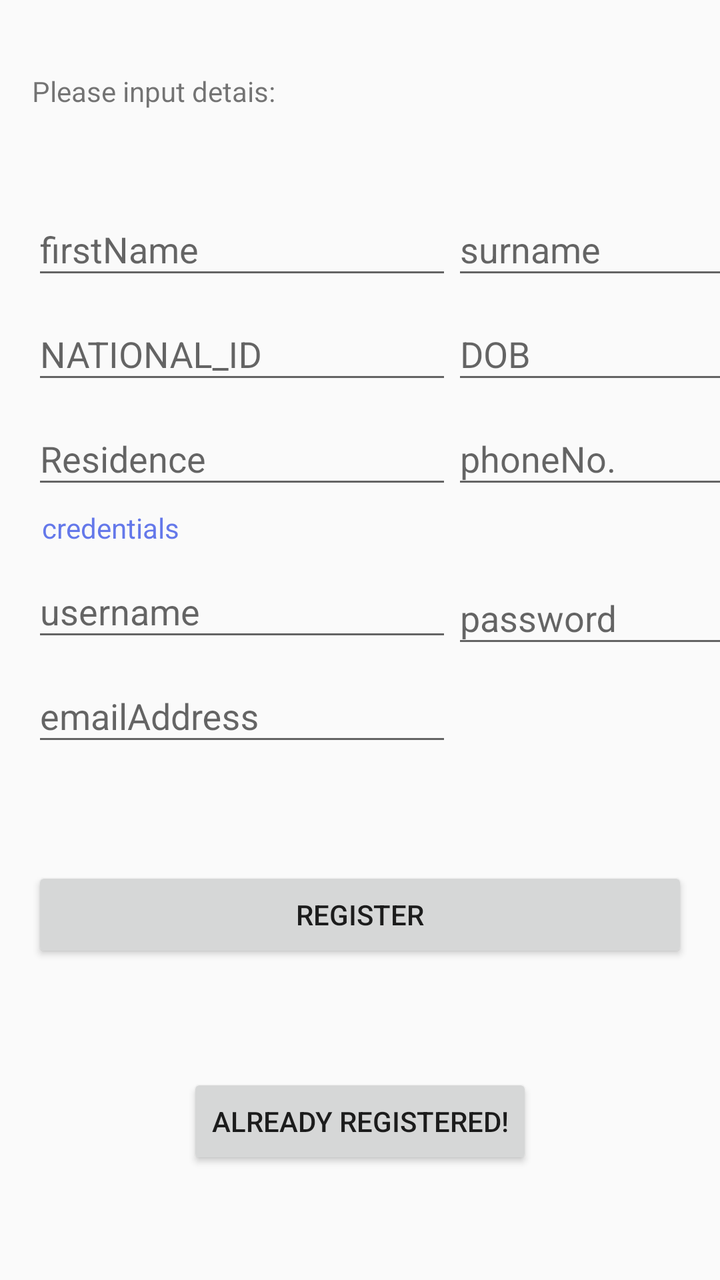
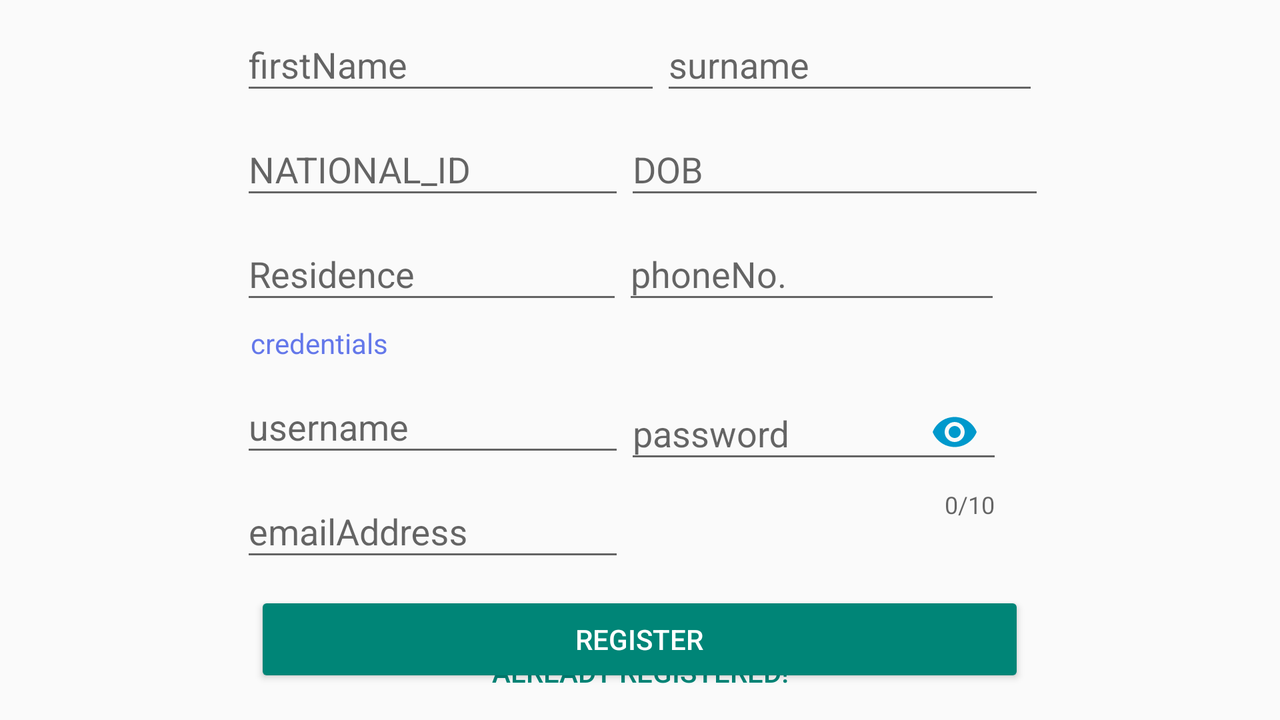

Compare how this app lays out the same screen by default and in its alternative resource folder. The renders come first, then the two layout files and the values they reference.
<!-- AndroidManifest.xml: application theme Theme.AppCompat.Light -->
<!-- res/layout/activity_register.xml -->
<?xml version="1.0" encoding="utf-8"?>
<androidx.constraintlayout.widget.ConstraintLayout xmlns:android="http://schemas.android.com/apk/res/android"
    xmlns:app="http://schemas.android.com/apk/res-auto"
    xmlns:tools="http://schemas.android.com/tools"
    android:id="@+id/relativeLayout6"
    android:layout_width="match_parent"
    android:layout_height="match_parent"
    tools:context=".Register">


    <androidx.constraintlayout.widget.ConstraintLayout
        android:id="@+id/constraintLayout2"
        android:layout_width="wrap_content"
        android:layout_height="303dp"
        android:layout_marginTop="75dp"
        app:layout_constraintStart_toStartOf="parent"
        app:layout_constraintTop_toTopOf="parent">

        <com.google.android.material.textfield.TextInputLayout
            android:id="@+id/first_name_inputlayout"
            android:layout_width="wrap_content"
            android:layout_height="wrap_content"
            app:layout_constraintStart_toStartOf="@id/guideline"
            app:layout_constraintTop_toTopOf="@+id/sec_name_inputLayout">

            <EditText
                android:id="@+id/first_name"
                android:layout_width="wrap_content"
                android:layout_height="wrap_content"
                android:ems="10"
                android:hint="firstName"
                android:inputType="textPersonName" />
        </com.google.android.material.textfield.TextInputLayout>

        <com.google.android.material.textfield.TextInputLayout
            android:id="@+id/residence_inputLayout"
            android:layout_width="wrap_content"
            android:layout_height="wrap_content"
            app:layout_constraintStart_toStartOf="@id/guideline"
            app:layout_constraintTop_toTopOf="@+id/tel_no_inputLayout">

            <EditText
                android:id="@+id/residence"
                android:layout_width="wrap_content"
                android:layout_height="wrap_content"
                android:ems="10"
                android:hint="Residence"
                android:inputType="textPersonName" />
        </com.google.android.material.textfield.TextInputLayout>

        <com.google.android.material.textfield.TextInputLayout
            android:id="@+id/sec_name_inputLayout"
            android:layout_width="wrap_content"
            android:layout_height="wrap_content"
            app:layout_constraintStart_toStartOf="@id/barrier"
            app:layout_constraintTop_toTopOf="@+id/first_name_inputlayout">

            <EditText
                android:id="@+id/sec_name"
                android:layout_width="wrap_content"
                android:layout_height="wrap_content"
                android:ems="10"
                android:hint="surname"
                android:inputType="textPersonName" />
        </com.google.android.material.textfield.TextInputLayout>

        <com.google.android.material.textfield.TextInputLayout
            android:id="@+id/id_no_inputLayout"
            android:layout_width="wrap_content"
            android:layout_height="wrap_content"
            app:layout_constraintStart_toStartOf="@id/guideline"
            app:layout_constraintTop_toTopOf="@+id/dob_inputLayout">

            <EditText
                android:id="@+id/id_no"
                android:layout_width="wrap_content"
                android:layout_height="wrap_content"
                android:ems="10"
                android:hint="NATIONAL_ID"
                android:inputType="textCapWords|number" />
        </com.google.android.material.textfield.TextInputLayout>

        <com.google.android.material.textfield.TextInputLayout
            android:id="@+id/dob_inputLayout"
            android:layout_width="wrap_content"
            android:layout_height="wrap_content"
            android:clickable="true"
            android:focusable="false"
            app:layout_constraintStart_toStartOf="@id/barrier"
            app:layout_constraintTop_toBottomOf="@+id/sec_name_inputLayout">

            <EditText
                android:id="@+id/dob"
                android:layout_width="wrap_content"
                android:layout_height="wrap_content"
                android:clickable="true"
                android:ems="10"
                android:focusable="false"
                android:hint="DOB"
                android:inputType="date" />
        </com.google.android.material.textfield.TextInputLayout>

        <com.google.android.material.textfield.TextInputLayout
            android:id="@+id/tel_no_inputLayout"
            android:layout_width="wrap_content"
            android:layout_height="wrap_content"
            app:layout_constraintStart_toStartOf="@id/barrier"
            app:layout_constraintTop_toBottomOf="@+id/dob_inputLayout">

            <EditText
                android:id="@+id/tel_no"
                android:layout_width="wrap_content"
                android:layout_height="wrap_content"
                android:ems="10"
                android:hint="phoneNo."
                android:inputType="number|phone" />
        </com.google.android.material.textfield.TextInputLayout>

        <com.google.android.material.textfield.TextInputLayout
            android:id="@+id/user_reg_inputLayout"
            android:layout_width="wrap_content"
            android:layout_height="wrap_content"

            app:layout_constraintBottom_toTopOf="@+id/email_reg_inputLayout"
            app:layout_constraintStart_toStartOf="@id/guideline"
            app:layout_constraintTop_toBottomOf="@+id/textView2">

            <EditText
                android:id="@+id/user_reg"
                android:layout_width="wrap_content"
                android:layout_height="wrap_content"
                android:ems="10"
                android:hint="username"
                android:inputType="textPersonName" />
        </com.google.android.material.textfield.TextInputLayout>

        <com.google.android.material.textfield.TextInputLayout
            android:id="@+id/pass_reg_inputLayout"
            android:layout_width="wrap_content"
            android:layout_height="wrap_content"
            app:counterEnabled="true"
            app:counterMaxLength="10"
            app:hintAnimationEnabled="true"
            app:hintEnabled="true"
            app:layout_constraintStart_toStartOf="@id/barrier"
            app:layout_constraintTop_toTopOf="@+id/user_reg_inputLayout"
            app:passwordToggleEnabled="true"
            app:passwordToggleTint="@android:color/holo_blue_dark">

            <com.google.android.material.textfield.TextInputEditText
                android:id="@+id/pass_reg"
                android:layout_width="wrap_content"
                android:layout_height="wrap_content"
                android:ems="10"
                android:hint="password"
                android:inputType="textPassword|textWebPassword"
                android:password="true" />
        </com.google.android.material.textfield.TextInputLayout>

        <com.google.android.material.textfield.TextInputLayout
            android:id="@+id/email_reg_inputLayout"
            android:layout_width="wrap_content"
            android:layout_height="wrap_content"
            app:layout_constraintBottom_toBottomOf="parent"
            app:layout_constraintStart_toStartOf="@id/guideline"
            app:layout_constraintTop_toBottomOf="@+id/user_reg_inputLayout">

            <EditText
                android:id="@+id/email_reg"
                android:layout_width="wrap_content"
                android:layout_height="wrap_content"
                android:ems="10"
                android:hint="emailAddress"
                android:inputType="textEmailAddress|textWebEmailAddress" />
        </com.google.android.material.textfield.TextInputLayout>


        <TextView
            android:id="@+id/textView2"
            android:layout_width="wrap_content"
            android:layout_height="wrap_content"
            android:paddingLeft="5dp"
            android:paddingTop="5dp"
            android:text="credentials"
            android:textColor="@color/colorPrimary"
            app:layout_constraintStart_toStartOf="@id/guideline"
            app:layout_constraintTop_toBottomOf="@+id/residence_inputLayout" />

        <androidx.constraintlayout.widget.Barrier
            android:id="@+id/barrier"
            android:layout_width="wrap_content"
            android:layout_height="wrap_content"
            android:layout_marginStart="229dp"
            android:layout_marginEnd="182dp"
            app:barrierDirection="right"
            app:constraint_referenced_ids="user_reg_inputLayout,id_no_inputLayout,first_name_inputlayout,email_reg_inputLayout,residence_inputLayout,textView2"
            app:layout_constraintEnd_toEndOf="parent"
            app:layout_constraintHorizontal_bias="0.49"
            app:layout_constraintStart_toStartOf="parent" />

        <androidx.constraintlayout.widget.Guideline
            android:id="@+id/guideline"
            android:layout_width="wrap_content"
            android:layout_height="wrap_content"
            android:orientation="vertical"
            app:layout_constraintGuide_begin="16dp" />

    </androidx.constraintlayout.widget.ConstraintLayout>

    <Button
        android:id="@+id/reg_btn"
        android:layout_width="0dp"
        android:layout_height="wrap_content"
        android:layout_marginStart="16dp"
        android:layout_marginEnd="16dp"
        android:onClick="register"
        android:text="register"
        app:layout_constraintBottom_toTopOf="@+id/login_link_btn"
        app:layout_constraintEnd_toEndOf="parent"
        app:layout_constraintStart_toStartOf="parent"
        app:layout_constraintTop_toBottomOf="@+id/constraintLayout2" />

    <Button
        android:id="@+id/login_link_btn"
        android:layout_width="wrap_content"
        android:layout_height="wrap_content"
        android:onClick="login_link"
        android:text="Already registered!"
        app:layout_constraintBottom_toBottomOf="parent"
        app:layout_constraintEnd_toEndOf="parent"
        app:layout_constraintStart_toStartOf="parent"
        app:layout_constraintTop_toBottomOf="@+id/reg_btn" />

    <TextView
        android:id="@+id/textView3"
        android:layout_width="wrap_content"
        android:layout_height="wrap_content"
        android:layout_marginStart="16dp"
        android:layout_marginTop="16dp"
        android:text="Please input detais:"
        app:layout_constraintBottom_toTopOf="@+id/constraintLayout2"
        app:layout_constraintStart_toStartOf="parent"
        app:layout_constraintTop_toTopOf="parent" />

</androidx.constraintlayout.widget.ConstraintLayout>
<!-- resources referenced by this layout -->
<resources>
  <color name="colorPrimary">#6478ea</color>
</resources>
<!-- res/layout-land/activity_register.xml (the repository's variant of the layout above) -->
<!-- drawn on the phone turned sideways -->
<?xml version="1.0" encoding="utf-8"?>
<android.widget.RelativeLayout xmlns:android="http://schemas.android.com/apk/res/android"
    xmlns:app="http://schemas.android.com/apk/res-auto"
    xmlns:tools="http://schemas.android.com/tools"
    android:layout_width="match_parent"
    android:layout_height="match_parent"
    tools:context=".Register">


    <android.widget.RelativeLayout
        android:id="@+id/rel"
        android:layout_width="wrap_content"
        android:layout_height="wrap_content"
        android:layout_centerHorizontal="true"
        >

        <com.google.android.material.textfield.TextInputLayout
            android:id="@+id/first_name_inputlayout"
            android:layout_width="wrap_content"
            android:layout_height="wrap_content"
            android:layout_alignParentStart="true"
            android:layout_marginStart="3dp"
            >

            <EditText
                android:id="@+id/first_name"
                android:layout_width="wrap_content"
                android:layout_height="wrap_content"
                android:ems="10"
                android:hint="firstName"
                android:inputType="textPersonName" />
        </com.google.android.material.textfield.TextInputLayout>

        <com.google.android.material.textfield.TextInputLayout
            android:id="@+id/residence_inputLayout"
            android:layout_width="wrap_content"
            android:layout_height="wrap_content"
            android:layout_below="@id/id_no_inputLayout"
            android:layout_alignParentStart="true"
            android:layout_marginStart="3dp"

            >

            <EditText
                android:id="@+id/residence"
                android:layout_width="191dp"
                android:layout_height="wrap_content"
                android:ems="10"
                android:hint="Residence"
                android:inputType="textPersonName" />
        </com.google.android.material.textfield.TextInputLayout>

        <com.google.android.material.textfield.TextInputLayout
            android:id="@+id/sec_name_inputLayout"
            android:layout_width="wrap_content"
            android:layout_height="wrap_content"
            android:layout_toEndOf="@id/first_name_inputlayout"
            >

            <EditText
                android:id="@+id/sec_name"
                android:layout_width="189dp"
                android:layout_height="wrap_content"
                android:ems="10"
                android:hint="surname"
                android:inputType="textPersonName" />
        </com.google.android.material.textfield.TextInputLayout>

        <com.google.android.material.textfield.TextInputLayout
            android:id="@+id/id_no_inputLayout"
            android:layout_width="wrap_content"
            android:layout_height="wrap_content"
            android:layout_below="@id/first_name_inputlayout"
            android:layout_alignParentStart="true"
            android:layout_marginStart="3dp"

            >

            <EditText
                android:id="@+id/id_no"
                android:layout_width="192dp"
                android:layout_height="wrap_content"
                android:ems="10"
                android:hint="NATIONAL_ID"
                android:inputType="textCapWords|number" />
        </com.google.android.material.textfield.TextInputLayout>

        <com.google.android.material.textfield.TextInputLayout
            android:id="@+id/dob_inputLayout"
            android:layout_width="wrap_content"
            android:layout_height="wrap_content"
            android:layout_below="@id/sec_name_inputLayout"
            android:layout_toEndOf="@id/id_no_inputLayout"
            android:clickable="true"
            android:focusable="false">

            <EditText
                android:id="@+id/dob"
                android:layout_width="wrap_content"
                android:layout_height="wrap_content"
                android:clickable="true"
                android:ems="10"
                android:hint="DOB"
                android:inputType="date"
                android:focusable="false" />
        </com.google.android.material.textfield.TextInputLayout>

        <com.google.android.material.textfield.TextInputLayout
            android:id="@+id/tel_no_inputLayout"
            android:layout_width="wrap_content"
            android:layout_height="wrap_content"
            android:layout_toEndOf="@id/residence_inputLayout"
            android:layout_below="@id/dob_inputLayout">

            <EditText
                android:id="@+id/tel_no"
                android:layout_width="189dp"
                android:layout_height="wrap_content"
                android:ems="10"
                android:hint="phoneNo."
                android:inputType="number|phone" />
        </com.google.android.material.textfield.TextInputLayout>

        <com.google.android.material.textfield.TextInputLayout
            android:id="@+id/user_reg_inputLayout"
            android:layout_width="wrap_content"
            android:layout_height="wrap_content"
            android:layout_below="@+id/textView2"
            android:layout_alignParentStart="true"
            android:layout_marginStart="3dp"

            >

            <EditText
                android:id="@+id/user_reg"
                android:layout_width="192dp"
                android:layout_height="wrap_content"
                android:ems="10"
                android:hint="username"
                android:inputType="textPersonName"
                tools:layout_editor_absoluteX="6dp"
                tools:layout_editor_absoluteY="16dp" />
        </com.google.android.material.textfield.TextInputLayout>

        <com.google.android.material.textfield.TextInputLayout
            android:id="@+id/pass_reg_inputLayout"
            android:layout_width="189dp"
            android:layout_height="wrap_content"
            android:layout_below="@id/textView2"
            android:layout_toEndOf="@id/user_reg_inputLayout"
            app:hintAnimationEnabled="true"
            app:hintEnabled="true"
            app:passwordToggleEnabled="true"
            app:passwordToggleTint="@android:color/holo_blue_dark"
            app:counterEnabled="true"
            app:counterMaxLength="10">

            <com.google.android.material.textfield.TextInputEditText
                android:id="@+id/pass_reg"
                android:layout_width="wrap_content"
                android:layout_height="wrap_content"
                android:ems="10"
                android:hint="password"
                android:inputType="textPassword|textWebPassword"
                android:password="true" />
        </com.google.android.material.textfield.TextInputLayout>

        <com.google.android.material.textfield.TextInputLayout
            android:id="@+id/email_reg_inputLayout"
            android:layout_width="wrap_content"
            android:layout_height="wrap_content"
            android:layout_below="@+id/user_reg_inputLayout"
            android:layout_alignParentStart="true"
            android:layout_marginStart="3dp"
            >

            <EditText
                android:id="@+id/email_reg"
                android:layout_width="192dp"
                android:layout_height="wrap_content"
                android:ems="10"
                android:hint="emailAddress"
                android:inputType="textEmailAddress|textWebEmailAddress" />
        </com.google.android.material.textfield.TextInputLayout>


        <TextView
            android:id="@+id/textView2"
            android:layout_width="wrap_content"
            android:layout_height="wrap_content"
            android:layout_alignParentStart="true"
            android:layout_marginStart="3dp"
            android:layout_below="@id/residence_inputLayout"
            android:paddingLeft="5dp"
            android:paddingTop="5dp"
            android:text="credentials"
            android:textColor="@color/colorPrimary" />
    </android.widget.RelativeLayout>

    <Button
        android:id="@+id/reg_btn"
        style="@style/Widget.AppCompat.Button.Colored"
        android:layout_width="match_parent"
        android:layout_height="wrap_content"
        android:layout_below="@id/rel"
        android:layout_margin="10dp"
        android:layout_alignStart="@id/rel"
        android:layout_alignEnd="@id/rel"
        android:onClick="register"
        android:text="register" />

    <Button
        android:id="@+id/login_link_btn"
        style="@style/Widget.AppCompat.Button.Borderless.Colored"
        android:layout_width="wrap_content"
        android:layout_height="wrap_content"
        android:layout_alignParentBottom="true"
        android:layout_centerHorizontal="true"
        android:onClick="login_link"
        android:text="Already registered!" />

</android.widget.RelativeLayout>
